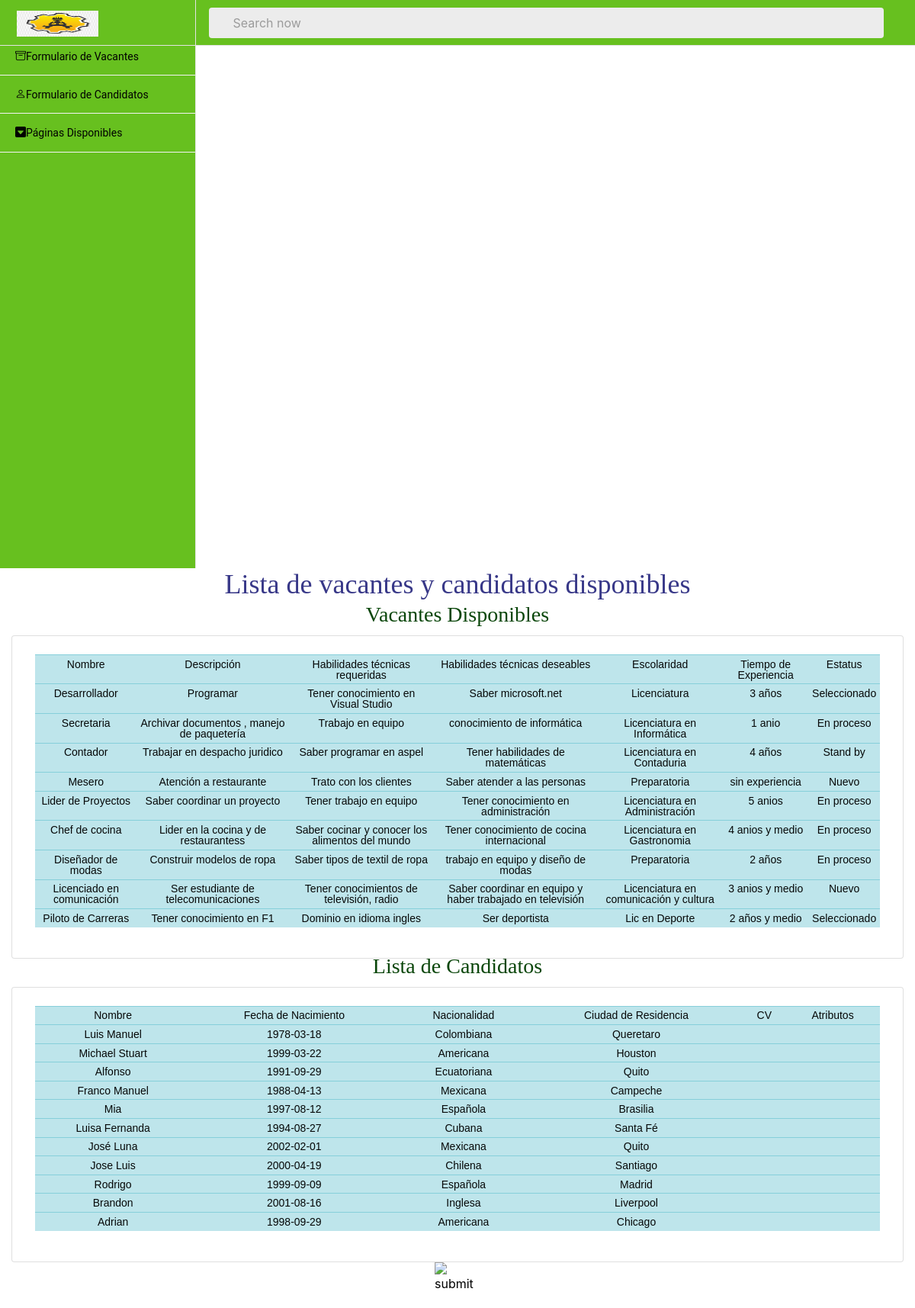
The app's page /Candidato/index.php with its own data.
### tables this page shows
CREATE TABLE "vacante" (
	"id"	INTEGER,
	"nombrevac"	TEXT,
	"descripcion" TEXT,
	"habtecreq"	TEXT,
	"habtecdes"	TEXT,
	"escolaridad" TEXT,
	"experiencia" TEXT,
	"estatus" TEXT,
	PRIMARY KEY("id" AUTOINCREMENT)
);

CREATE TABLE "candidato" (
	"id"	INTEGER,
	"id_seis"	INTEGER,
	"nombre"	TEXT,
	"apellidos"	TEXT,
	"fecha_nacimiento"	date,
	"telefono"	INTEGER,
	"celular"	INTEGER,
	"estado"	TEXT,
	"nacionalidad"	TEXT,
	"ciudad_residencia"	TEXT,
	"habilidades_técnicas"	TEXT,
	"formacion"	TEXT,
	"experiencia"	TEXT,
	"correo"	TEXT,
	"contrasena"	TEXT,
	FOREIGN KEY("id_seis") REFERENCES "usuario"("id"),
	PRIMARY KEY("id" AUTOINCREMENT)
);

### Candidato/index.php (the view, shortened to what this page needs)
<?php
include '../conn.php';
$query = "SELECT * FROM vacante";
$result = $db->query($query);
$query1 = "SELECT * FROM candidato";
$result1 = $db->query($query1);
?>
<!DOCTYPE html>
<html>
<head>
    <link  rel="stylesheet" href="../css/candidato.css">
<link rel="stylesheet" href="../css/styles1.css">
<link rel="stylesheet" href="../css/materialdesignicons.min.css">
<link rel="stylesheet" href="../css/dataTables.bootstrap4.css">
<link rel="stylesheet" href="../css/principal.bundle.base.css">
<link rel="stylesheet" href="https://cdn.jsdelivr.net/npm/bootstrap-icons@1.8.2/font/bootstrap-icons.css">
<link rel="stylesheet" href="https://cdn.jsdelivr.net/npm/bootstrap@4.6.1/dist/css/bootstrap.min.css">
</head>
<body>
<div class="container-scroller">
    <nav class="navbar col-lg-12 col-12 p-0 fixed-top d-flex flex-row">
            <div class="navbar-brand-wrapper d-flex justify-content-center">
        <div class="navbar-brand-inner-wrapper d-flex justify-content-between align-items-center w-100">
          <a class="navbar-brand brand-logo" href="../Candidato/index.php"><img src="../images/logotipo.png" width="40px" height="40px" alt="logo"/></a>
        </div>
      </div>
      <div class="navbar-menu-wrapper d-flex align-items-center justify-content-end">
        <ul class="navbar-nav mr-lg-4 w-100">
          <li class="nav-item nav-search d-none d-lg-block w-100">
            <div class="input-group">
              <div class="input-group-prepend">
                <span class="input-group-text" id="search">
                  <i class="mdi mdi-magnify"></i>
                </span>
              </div>
              <input type="text" class="form-control" placeholder="Search now" aria-label="search" aria-describedby="search">
            </div>
          </li>
        </ul>
    </nav>
<nav class="sidebar sidebar-offcanvas" id="sidebar">
        <ul class="nav">
          <li class="nav-item">
            <a class="nav-link" href="../Candidato/index.php">
              <span class="menu-title">PROYECTO CANDIDATURA</span>
            </a>
          </li>
          <li class="nav-item">
            <a class="nav-link" href="../Vacantes/AgregarVacante.php">
            <i class="bi bi-archive"></i>
              <span class="menu-title">Formulario de Vacantes</span>
            </a>
          </li>
          <li class="nav-item">
            <a class="nav-link" href="../Candidato/RegistrarCandidatos.php">
            <i class="bi bi-person"></i>
              <span class="menu-title">Formulario de Candidatos</span>
            </a>
          </li>
          <li class="nav-item">
            <a class="nav-link" data-toggle="collapse" href="#auth" aria-expanded="false" aria-controls="auth">
            <i class="bi bi-caret-down-square-fill"></i>
            <span class="menu-title">Páginas Disponibles</span>
            </a>
          </li>
        </ul>
      </nav>
<h1 class="titulo_candi" align="center">Lista de vacantes y candidatos disponibles</h1>
<p class="tit_vacante" align="center"> Vacantes Disponibles</p>
<div class="col-lg-12 stretch-card">
              <div class="card">
                <div class="card-body">
        <table class="table table-sm table-info" >
        <thead>
               <tr id="texto">
                <td scope="col">Nombre</td>
                <td scope="col">Descripción</td>
				<td scope="col">Habilidades técnicas requeridas</td>
				<td scope="col">Habilidades técnicas deseables</td>
				<td scope="col">Escolaridad</td>
				<td scope="col">Tiempo de Experiencia</td>
				<td scope="col">Estatus</td>
                </tr>
               </thead>
            <?php while($row = $result->fetchArray()) {?>
            <tr id="texto" id="load-table">
                <td scope="col"><?php echo $row['nombrevac'];?></td>
                <td scope="col"><?php echo $row['descripcion'];?></td>
				<td scope="col"><?php echo $row['habtecreq'];?></td>
                <td scope="col"><?php echo $row['habtecdes'];?></td>
				<td scope="col"><?php echo $row['escolaridad'];?></td>
				<td scope="col"><?php echo $row['experiencia'];?></td>
                <td scope="col"><?php echo $row['estatus'];?></td>
            </tr>
            <?php } ?>
        </table>
        </div>
              </div>
</div>
            </div>
        <p class="tit_vacante" align="center"> Lista de Candidatos</p>
        <div class="col-lg-12 stretch-card">
              <div class="card">
                <div class="card-body">
        <table class="table table-sm table-info" id ="resultado">
        <thead>
               <tr id="texto">
                <td scope="col">Nombre</td>
                <td scope="col">Fecha de Nacimiento</td>
                <td scope="col">Nacionalidad</td>
				<td scope="col">Ciudad de Residencia</td>
				<td scope="col">CV</td>
				<td scope="col">Atributos</td>
                </tr>
               </thead>
            <?php while($row = $result1->fetchArray()) {?>
            <tr id="texto">
                <td scope="col"><?php echo $row['nombre'];?></td>
                <td scope="col"><?php echo $row['fecha_nacimiento'];?></td>
				<td scope="col"><?php echo $row['nacionalidad'];?></td>
                <td scope="col"><?php echo $row['ciudad_residencia'];?></td>
				<td scope="col"><?php echo $row['cv_file'];?></td>
				<td scope="col"><?php echo $row['more_attributes'];?></td>
            </tr>
            <?php } ?>
        </table>
        </div>
              </div>
        </div>
        <div class="d-flex justify-content-center">
        <a  href="RegistrarCandidatos.php">
        <input type="image" src="https://cdn-icons-png.flaticon.com/512/48/48744.png" name="submit" width="60" height="60" alt="submit"data-toggle="modal" data-target="#agregacan"/>
        </a>
        </div>
</body>
</html>

### css/candidato.css (style rules this page uses)
.titulo_candi { font-family: new times roman; font-size: 36px; align-items:center; color:rgb(56, 56, 136); }
#texto { font-family:sans-serif; color:rgb(6, 8, 8); font: size 10px; text-align: center; }
body { background-image: url("https://img.freepik.com/vector-gratis/agencia-contratacion-candidatos-oficina-empleo-headhunting-contratacion-ilustracion-plana-dibujos-animados_80590-10210.jpg"); }
.tit_vacante { color:rgb(10, 70, 10); font-family: 'Times New Roman', Times, serif; font-size: 28px; align-items: center; }

### records on screen
vacante: nombrevac "Desarrollador", descripcion "Programar", habtecreq "Tener conocimiento en Visual Studio", habtecdes "Saber microsoft.net", escolaridad "Licenciatura", experiencia "3 años", estatus "Seleccionado"
vacante: nombrevac "Secretaria", descripcion "Archivar documentos , manejo de paquetería", habtecreq "Trabajo en equipo", habtecdes "conocimiento de informática", escolaridad "Licenciatura en Informática", experiencia "1 anio", estatus "En proceso"
vacante: nombrevac "Contador", descripcion "Trabajar en despacho juridico", habtecreq "Saber programar en aspel", habtecdes "Tener habilidades de matemáticas", escolaridad "Licenciatura en Contaduria", experiencia "4 años", estatus "Stand by"
vacante: nombrevac "Mesero", descripcion "Atención a restaurante", habtecreq "Trato con los clientes", habtecdes "Saber atender a las personas", escolaridad "Preparatoria", experiencia "sin experiencia", estatus "Nuevo"
vacante: nombrevac "Lider de Proyectos", descripcion "Saber coordinar un proyecto", habtecreq "Tener trabajo en equipo", habtecdes "Tener conocimiento en administración", escolaridad "Licenciatura en Administración", experiencia "5 anios", estatus "En proceso"
vacante: nombrevac "Chef de cocina", descripcion "Lider en la cocina y de restaurantess", habtecreq "Saber cocinar y conocer los alimentos del mundo", habtecdes "Tener conocimiento de cocina internacional", escolaridad "Licenciatura en Gastronomia", experiencia "4 anios y medio", estatus "En proceso"
vacante: nombrevac "Diseñador de modas", descripcion "Construir modelos de ropa", habtecreq "Saber tipos de textil de ropa", habtecdes "trabajo en equipo y diseño de modas", escolaridad "Preparatoria", experiencia "2 años", estatus "En proceso"
vacante: nombrevac "Licenciado en comunicación", descripcion "Ser estudiante de telecomunicaciones", habtecreq "Tener conocimientos de televisión, radio", habtecdes "Saber coordinar en equipo y haber trabajado en televisión", escolaridad "Licenciatura en comunicación y cultura", experiencia "3 anios y medio", estatus "Nuevo"
vacante: nombrevac "Piloto de Carreras", descripcion "Tener conocimiento en F1", habtecreq "Dominio en idioma ingles", habtecdes "Ser deportista", escolaridad "Lic en Deporte", experiencia "2 años y medio", estatus "Seleccionado"
candidato: nombre "Luis Manuel", fecha_nacimiento "1978-03-18", nacionalidad "Colombiana", ciudad_residencia "Queretaro"
candidato: nombre "Michael Stuart", fecha_nacimiento "1999-03-22", nacionalidad "Americana", ciudad_residencia "Houston"
candidato: nombre "Alfonso", fecha_nacimiento "1991-09-29", nacionalidad "Ecuatoriana", ciudad_residencia "Quito"
candidato: nombre "Franco Manuel", fecha_nacimiento "1988-04-13", nacionalidad "Mexicana", ciudad_residencia "Campeche"
candidato: nombre "Mia", fecha_nacimiento "1997-08-12", nacionalidad "Española", ciudad_residencia "Brasilia"
candidato: nombre "Luisa Fernanda", fecha_nacimiento "1994-08-27", nacionalidad "Cubana", ciudad_residencia "Santa Fé"
candidato: nombre "José Luna", fecha_nacimiento "2002-02-01", nacionalidad "Mexicana", ciudad_residencia "Quito"
candidato: nombre "Jose Luis", fecha_nacimiento "2000-04-19", nacionalidad "Chilena", ciudad_residencia "Santiago"
candidato: nombre "Rodrigo", fecha_nacimiento "1999-09-09", nacionalidad "Española", ciudad_residencia "Madrid"
candidato: nombre "Brandon", fecha_nacimiento "2001-08-16", nacionalidad "Inglesa", ciudad_residencia "Liverpool"
candidato: nombre "Adrian", fecha_nacimiento "1998-09-29", nacionalidad "Americana", ciudad_residencia "Chicago"
